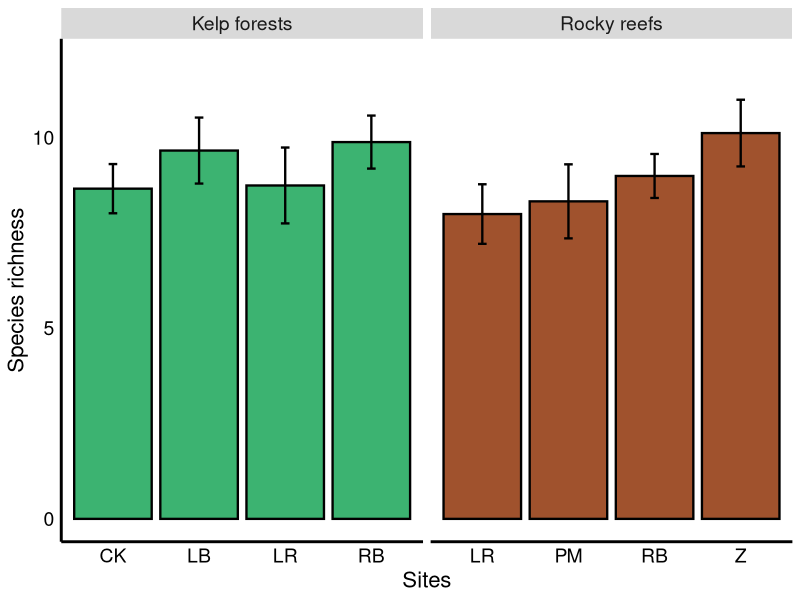
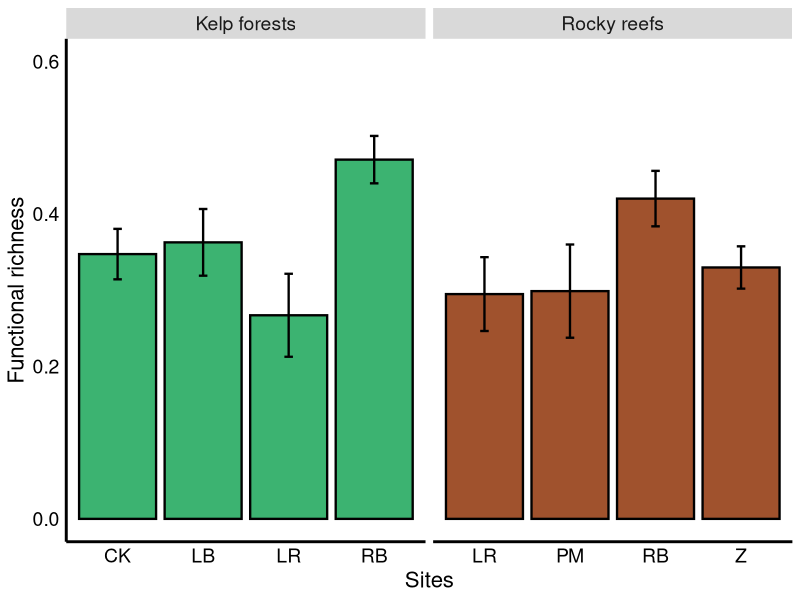
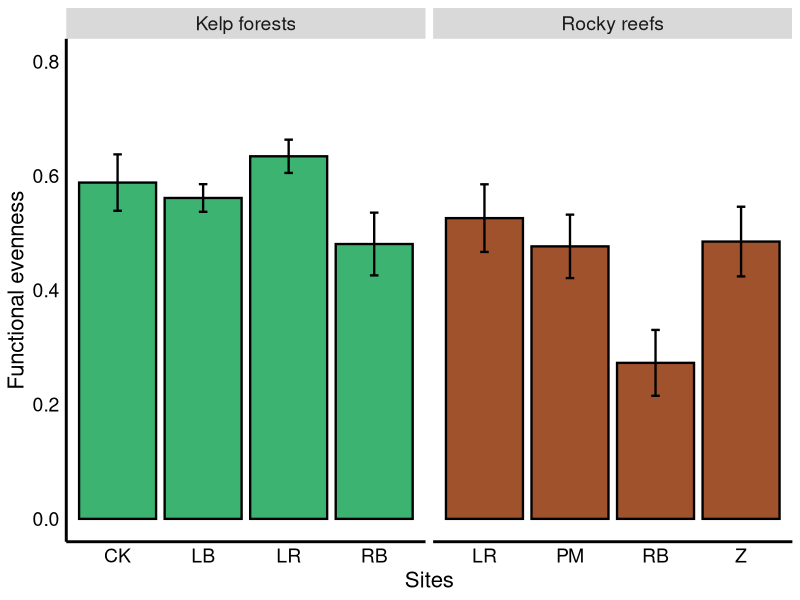
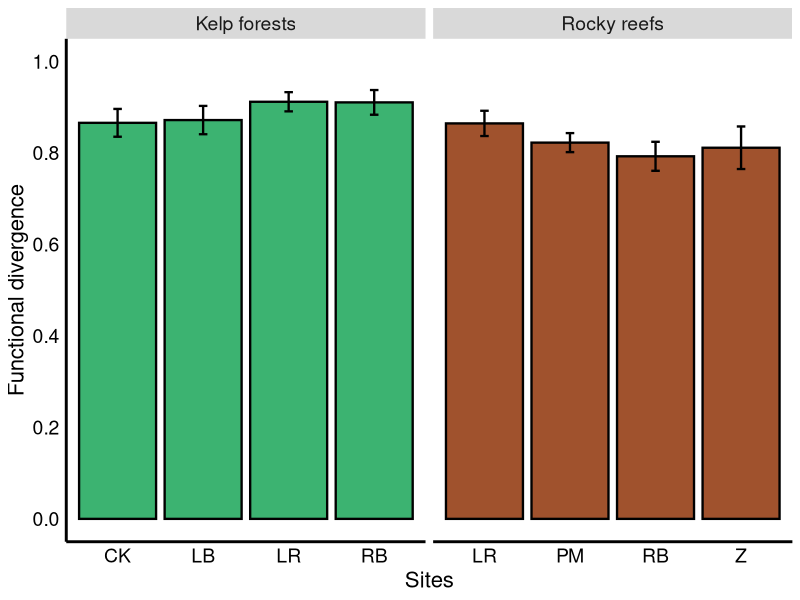

Write R code to recreate these figures, in order. (Note: this script raises an error after producing the figures.)
################################################################################
##
## Script for FD analysis 
##
## Paper: Fish functional diversity is modulated by 
## small-scale habitat complexity in a temperate ecosystem 
## (to submit in Hydrobiologia)
##
## Authors: Sgarlatta, M. Paula, Ramírez-Valdez, Arturo,
## Gómez-Gómez, Antonio, Ladah, Lydia B., 
## Calderon-Aguilera, Luis E.
## 
## Code by Paula Sgarlatta 
##
##
##  Scripts to run:
##
## 1/ Figures from statistical analysis (script 2)
##
###############################################################################


rm(list=ls()) # cleaning memory


# load packages

library(tidyverse)
library(ggplot2)
library(here)

#Loading data

fd_both <- read.csv("data/fd_both.csv")

# mean and sd of diversity among each site for each habitat type
ind_toplot <- fd_both %>%
  group_by(habitat, site) %>%
  summarise( 
    n = n(),
    sp_mean = mean(sp_richn),
    sp_sd = sd(sp_richn),
    FRic_mean = mean(fric),
    FRic_sd = sd(fric),
    FEve_mean = mean(feve),
    FEve_sd = sd(feve),
    Fdiv_mean = mean(fdiv),
    Fdiv_sd = sd(fdiv),
  ) %>%
  mutate( sp_se = sp_sd/sqrt(n))  %>%
  mutate( FRic_se = FRic_sd/sqrt(n)) %>% 
  mutate( FEve_se = FEve_sd/sqrt(n))  %>%
  mutate( Fdiv_se = Fdiv_sd/sqrt(n))

ind_toplot

# color code for the 2 habitats

hab_colors <- c(Kelp_forests = "mediumseagreen", Rocky_reefs ="sienna")

#Species richness (S)

sp_rich <- ggplot(ind_toplot) +
  geom_bar( aes(x=site, y=sp_mean, color = habitat, fill = habitat), 
  stat="identity", color = "black", size=0.8) +
  geom_errorbar( aes(x=site, ymin=sp_mean-sp_se, ymax=sp_mean+sp_se), width=0.1, size=0.8, colour="black" ) +
facet_wrap(~habitat, scales="free_x", labeller = labeller(habitat = 
c("Kelp_forests" = "Kelp forests", 
  "Rocky_reefs" = "Rocky reefs")))+
  scale_color_manual(values=hab_colors) + 
  scale_fill_manual(values=hab_colors) + 
  scale_y_continuous( limits = c(0,12), breaks = seq(from=0, to=12, by=5)  ) +
  labs(x="Sites", y="Species richness") 

  mytheme <- theme(panel.background=element_rect(fill="white"), 
  panel.grid.minor = element_blank(), axis.ticks = element_blank(), 
  panel.grid.major = element_blank(),
  axis.line = element_line(size = 1, colour = "black"),
  axis.text = element_text(size = (14),colour = "black"), 
  axis.title = element_text(size= (16)),
  legend.position = "none" , 
  strip.text.x = element_text(size = 14))

  
plot_sp_rich <- print(sp_rich + mytheme + 
scale_x_discrete(labels=c("CK_K"="CK", "LB_K"="LB", "LR_K" = "LR",
"RB_K"="RB", "LR_R"="LR", "PM_R"="PM", "RB_R"="RB", "Z_R"="Z")))


#Functional richness (Fric)

fric <- ggplot(ind_toplot) +
  geom_bar( aes(x=site, y=FRic_mean, color = habitat, fill = habitat), 
            stat="identity", color = "black", size=0.8) +
  geom_errorbar( aes(x=site, ymin=FRic_mean-FRic_se, ymax=FRic_mean+FRic_se), width=0.1, size=0.8, colour="black" ) +
  facet_wrap(~habitat, scales="free_x", labeller = labeller(habitat = 
                                                            c("Kelp_forests" = "Kelp forests", 
                                                              "Rocky_reefs" = "Rocky reefs")))+
  scale_color_manual(values=hab_colors) + 
  scale_fill_manual(values=hab_colors) + 
  scale_y_continuous( limits = c(0,0.6), breaks = seq(from=0, to=1, by=0.2)  ) +
  labs(x="Sites", y="Functional richness") 

mytheme <- theme(panel.background=element_rect(fill="white"), 
                 panel.grid.minor = element_blank(), axis.ticks = element_blank(), 
                 panel.grid.major = element_blank(),
                 axis.line = element_line(size = 1, colour = "black"),
                 axis.text = element_text(size = (14),colour = "black"), 
                 axis.title = element_text(size= (16)),
                 legend.position = "none" , 
                 strip.text.x = element_text(size = 14))


plot_fric <- print(fric + mytheme + 
                        scale_x_discrete(labels=c("CK_K"="CK", "LB_K"="LB", "LR_K" = "LR",
                                                  "RB_K"="RB", "LR_R"="LR", "PM_R"="PM", "RB_R"="RB", "Z_R"="Z")))

#Functional evenness (Feve)

feve <- ggplot(ind_toplot) +
  geom_bar( aes(x=site, y=FEve_mean, color = habitat, fill = habitat), 
            stat="identity", color = "black", size=0.8) +
  geom_errorbar( aes(x=site, ymin=FEve_mean-FEve_se, ymax=FEve_mean+FEve_se), width=0.1, size=0.8, colour="black" ) +
  facet_wrap(~habitat, scales="free_x", labeller = labeller(habitat = 
                                                              c("Kelp_forests" = "Kelp forests", 
                                                                "Rocky_reefs" = "Rocky reefs")))+
  scale_color_manual(values=hab_colors) + 
  scale_fill_manual(values=hab_colors) + 
  scale_y_continuous( limits = c(0,0.8), breaks = seq(from=0, to=1, by=0.2)  ) +
  labs(x="Sites", y="Functional evenness") 

mytheme <- theme(panel.background=element_rect(fill="white"), 
                 panel.grid.minor = element_blank(), axis.ticks = element_blank(), 
                 panel.grid.major = element_blank(),
                 axis.line = element_line(size = 1, colour = "black"),
                 axis.text = element_text(size = (14),colour = "black"), 
                 axis.title = element_text(size= (16)),
                 legend.position = "none" , 
                 strip.text.x = element_text(size = 14))


plot_feve <- print(feve + mytheme + 
scale_x_discrete(labels=c("CK_K"="CK", "LB_K"="LB", "LR_K" = "LR",
"RB_K"="RB", "LR_R"="LR", "PM_R"="PM", "RB_R"="RB", "Z_R"="Z")))

#Functional divergence (Fdiv)

fdiv <- ggplot(ind_toplot) +
  geom_bar( aes(x=site, y=Fdiv_mean, color = habitat, fill = habitat), 
            stat="identity", color = "black", size=0.8) +
  geom_errorbar( aes(x=site, ymin=Fdiv_mean-Fdiv_se, ymax=Fdiv_mean+Fdiv_se), width=0.1, size=0.8, colour="black" ) +
  facet_wrap(~habitat, scales="free_x", labeller = labeller(habitat = 
                                                              c("Kelp_forests" = "Kelp forests", 
                                                                "Rocky_reefs" = "Rocky reefs")))+
  scale_color_manual(values=hab_colors) + 
  scale_fill_manual(values=hab_colors) + 
  scale_y_continuous( limits = c(0,1), breaks = seq(from=0, to=1, by=0.2)  ) +
  labs(x="Sites", y="Functional divergence") 

mytheme <- theme(panel.background=element_rect(fill="white"), 
                 panel.grid.minor = element_blank(), axis.ticks = element_blank(), 
                 panel.grid.major = element_blank(),
                 axis.line = element_line(size = 1, colour = "black"),
                 axis.text = element_text(size = (14),colour = "black"), 
                 axis.title = element_text(size= (16)),
                 legend.position = "none" , 
                 strip.text.x = element_text(size = 14))


plot_fdiv <- print(fdiv + mytheme + 
                     scale_x_discrete(labels=c("CK_K"="CK", "LB_K"="LB", "LR_K" = "LR",
                                               "RB_K"="RB", "LR_R"="LR", "PM_R"="PM", "RB_R"="RB", "Z_R"="Z")))


## merging all plot into a single figure and saving as png ####
figure2 <- ( plot_sp_rich + plot_fric ) / ( plot_feve +  plot_fdiv )
ggsave(figure2, file=here::here("figures/", "figure2.png"),
       height = 22, width = 25, unit = "cm" )
